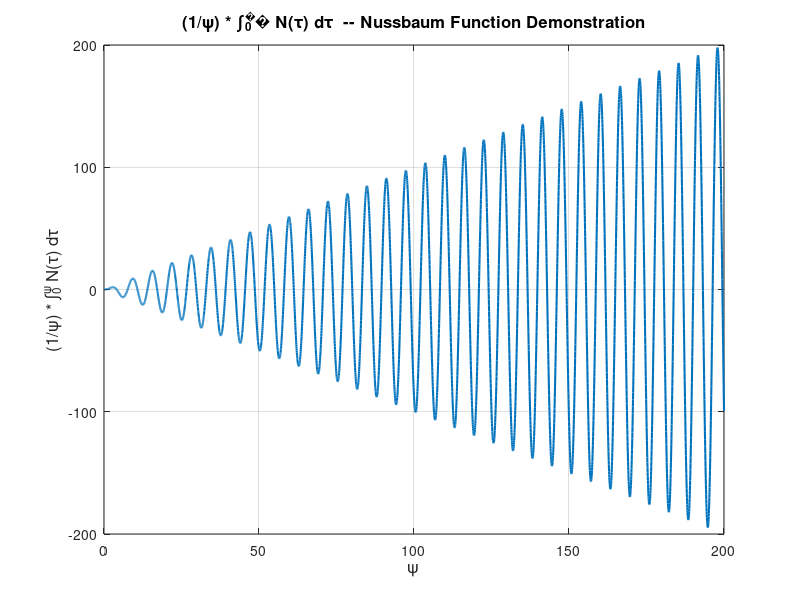

This figure's MATLAB source:
% 定义 ψ 轴
psi = linspace(0.1, 200, 5000);  % 避免 ψ=0
N = psi.^2 .* sin(psi);  % B-type Nussbaum 函数

% 计算积分 ∫0^ψ N(τ)dτ （trapz数值积分）
integral_vals = cumtrapz(psi, N);

% 计算 (1/ψ) * ∫0^ψ N(τ)dτ
ratio_vals = integral_vals ./ psi;

% 绘图
figure;
plot(psi, ratio_vals, 'LineWidth', 1.5);
title('(1/ψ) * ∫_0^ψ N(τ) dτ  -- Nussbaum Function Demonstration', 'FontSize', 12);
xlabel('\psi', 'FontSize', 12);
ylabel('(1/\psi) * ∫_0^\psi N(\tau) d\tau', 'FontSize', 12);
grid on;